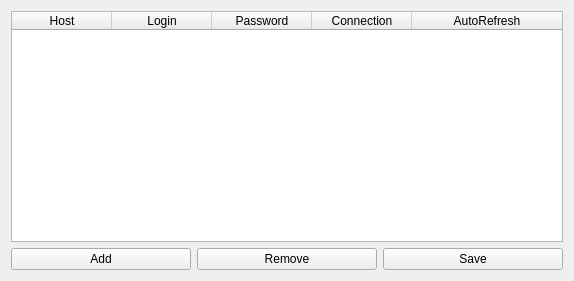
<?xml version="1.0" encoding="UTF-8"?>
<ui version="4.0">
 <class>form_configuration</class>
 <widget class="QWidget" name="form_configuration">
  <property name="geometry">
   <rect>
    <x>0</x>
    <y>0</y>
    <width>574</width>
    <height>281</height>
   </rect>
  </property>
  <property name="windowTitle">
   <string>Configuration</string>
  </property>
  <layout class="QVBoxLayout">
   <item>
    <layout class="QVBoxLayout" name="verticalLayout">
     <item>
      <widget class="CHostTableWidget" name="tableWidget">
       <property name="editTriggers">
        <set>QAbstractItemView::AnyKeyPressed|QAbstractItemView::DoubleClicked|QAbstractItemView::EditKeyPressed|QAbstractItemView::SelectedClicked</set>
       </property>
       <property name="alternatingRowColors">
        <bool>true</bool>
       </property>
       <property name="selectionBehavior">
        <enum>QAbstractItemView::SelectRows</enum>
       </property>
       <property name="sortingEnabled">
        <bool>true</bool>
       </property>
       <attribute name="horizontalHeaderCascadingSectionResizes">
        <bool>true</bool>
       </attribute>
       <attribute name="horizontalHeaderShowSortIndicator" stdset="0">
        <bool>true</bool>
       </attribute>
       <attribute name="horizontalHeaderStretchLastSection">
        <bool>true</bool>
       </attribute>
       <attribute name="verticalHeaderDefaultSectionSize">
        <number>20</number>
       </attribute>
       <column>
        <property name="text">
         <string>Host</string>
        </property>
       </column>
       <column>
        <property name="text">
         <string>Login</string>
        </property>
       </column>
       <column>
        <property name="text">
         <string>Password</string>
        </property>
       </column>
       <column>
        <property name="text">
         <string>Connection</string>
        </property>
       </column>
       <column>
        <property name="text">
         <string>AutoRefresh</string>
        </property>
       </column>
      </widget>
     </item>
     <item>
      <layout class="QHBoxLayout" name="horizontalLayout">
       <item>
        <widget class="QPushButton" name="add_btn">
         <property name="text">
          <string>Add</string>
         </property>
        </widget>
       </item>
       <item>
        <widget class="QPushButton" name="remove_btn">
         <property name="text">
          <string>Remove</string>
         </property>
        </widget>
       </item>
       <item>
        <widget class="QPushButton" name="save_btn">
         <property name="text">
          <string>Save</string>
         </property>
        </widget>
       </item>
      </layout>
     </item>
    </layout>
   </item>
  </layout>
 </widget>
 <customwidgets>
  <customwidget>
   <class>CHostTableWidget</class>
   <extends>QTableWidget</extends>
   <header>tm</header>
   <slots>
    <slot>on_remove()</slot>
    <slot>on_add()</slot>
    <slot>on_save()</slot>
   </slots>
  </customwidget>
 </customwidgets>
 <resources/>
 <connections>
  <connection>
   <sender>add_btn</sender>
   <signal>clicked()</signal>
   <receiver>tableWidget</receiver>
   <slot>on_add()</slot>
   <hints>
    <hint type="sourcelabel">
     <x>55</x>
     <y>263</y>
    </hint>
    <hint type="destinationlabel">
     <x>161</x>
     <y>125</y>
    </hint>
   </hints>
  </connection>
  <connection>
   <sender>remove_btn</sender>
   <signal>clicked()</signal>
   <receiver>tableWidget</receiver>
   <slot>on_remove()</slot>
   <hints>
    <hint type="sourcelabel">
     <x>150</x>
     <y>263</y>
    </hint>
    <hint type="destinationlabel">
     <x>161</x>
     <y>125</y>
    </hint>
   </hints>
  </connection>
  <connection>
   <sender>save_btn</sender>
   <signal>clicked()</signal>
   <receiver>tableWidget</receiver>
   <slot>on_save()</slot>
   <hints>
    <hint type="sourcelabel">
     <x>246</x>
     <y>263</y>
    </hint>
    <hint type="destinationlabel">
     <x>161</x>
     <y>125</y>
    </hint>
   </hints>
  </connection>
 </connections>
 <slots>
  <slot>on_add()</slot>
  <slot>on_remove()</slot>
  <slot>on_configure()</slot>
 </slots>
</ui>
